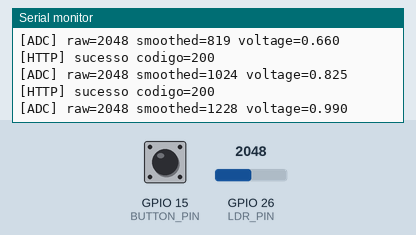
The sketch below on a simulated ESP32. Parts: the last lines printed to the serial monitor. The inputs (shaded band) are chosen by the test bench; at power-on: GPIO 26 (LDR_PIN) = 2048, GPIO 15 (BUTTON_PIN) HIGH (analog values on the 0–4095 scale). WiFi joins after 1.5 s; servers stay silent unless stated; network time is answered at once with the bench clock; uploads are accepted with an empty reply; the local clock reads 2024-03-15 10:24:30 at power-on unless the sketch sets it.

Above: at 2.8 s.
2.9 s: GPIO 26 (LDR_PIN) set to 2866
At 3.11 s:
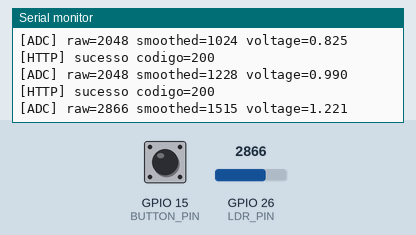
4.4 s: GPIO 26 (LDR_PIN) set to 3603
At 4.44 s:
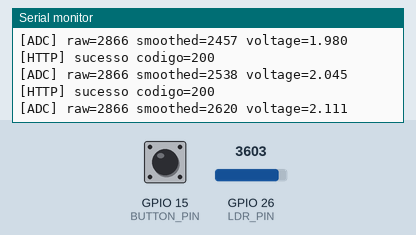
Timing chart, 0 to 7.4 s (numbered marks = the images above; inputs shaded):
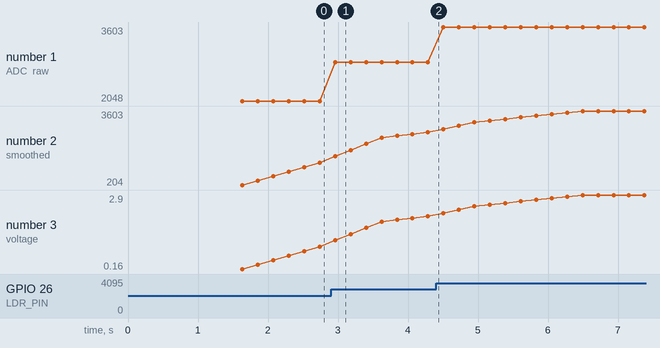

The sketch:

firmware.ino
```cpp
#include <WiFi.h>
#include <HTTPClient.h>
#include <WiFiUdp.h>
#include <NTPClient.h>
#include <time.h>
#include <stdio.h>

// Network configuration
const char* WIFI_SSID = "SHARE-RESIDENTE";
const char* WIFI_PASSWORD = "Share@residente23";
const char* API_URL = "http://10.254.18.187:8080/telemetry";

// Device and telemetry configuration
const int DEVICE_ID = 1;
const unsigned long WIFI_RECONNECT_INTERVAL_MS = 5000;
const unsigned long NTP_UPDATE_INTERVAL_MS = 60000;

// GPIO configuration
const int BUTTON_PIN = 15;
const int LDR_PIN = 26;

// ADC smoothing configuration
const int ADC_RESOLUTION_BITS = 12;
const int ADC_MAX_VALUE = 4095;
const float ADC_REF_VOLTAGE = 3.3f;
const int MOVING_WINDOW = 10;

// Debounce configuration
const unsigned long DEBOUNCE_US = 50000; // 50ms

volatile bool buttonInterruptFlag = false;
volatile unsigned long lastButtonInterruptUs = 0;
int lastButtonStableState = LOW;

int readings[MOVING_WINDOW];
int readIndex = 0;
long runningTotal = 0;
int smoothedRaw = 0;

unsigned long lastWifiReconnectMs = 0;

WiFiUDP ntpUDP;
NTPClient timeClient(ntpUDP, "pool.ntp.org", 0, NTP_UPDATE_INTERVAL_MS);

void handleButtonInterrupt();
void connectToWifi(bool blocking);
void ensureWifiConnected();
void syncClockIfNeeded(bool force);
void updateAnalogMovingAverage();
float adcRawToVoltage(int rawValue);
void buildRFC3339Timestamp(char* out, size_t outSize);
void buildTelemetryPayload(char* out, size_t outSize, const char* sensorType, const char* readingType, float value);
bool postSensorData(const char* payload);
void registerButtonEventIfNeeded();

void setup() {
  Serial.begin(115200);

  pinMode(BUTTON_PIN, INPUT_PULLUP);
  pinMode(LDR_PIN, INPUT);
  analogReadResolution(ADC_RESOLUTION_BITS);
  lastButtonStableState = digitalRead(BUTTON_PIN);

  for (int i = 0; i < MOVING_WINDOW; i++) {
    readings[i] = 0;
  }

  attachInterrupt(digitalPinToInterrupt(BUTTON_PIN), handleButtonInterrupt, CHANGE);
  connectToWifi(true);
  timeClient.begin();
  syncClockIfNeeded(true);
}

void loop() {
  ensureWifiConnected();
  syncClockIfNeeded(false);

  updateAnalogMovingAverage();
  char analogPayload[220];
  buildTelemetryPayload(analogPayload, sizeof(analogPayload), "ldr_sensor", "analogica", adcRawToVoltage(smoothedRaw));
  if (!postSensorData(analogPayload)) {
    Serial.println("[HTTP] falha no envio da telemetria analogica");
  }

  registerButtonEventIfNeeded();
  delay(20);
}

void handleButtonInterrupt() {
  unsigned long nowUs = micros();
  if (nowUs - lastButtonInterruptUs >= DEBOUNCE_US) {
    lastButtonInterruptUs = nowUs;
    buttonInterruptFlag = true;
  }
}

void connectToWifi(bool blocking) {
  Serial.print("[WIFI] conectando em ");
  Serial.println(WIFI_SSID);

  WiFi.begin(WIFI_SSID, WIFI_PASSWORD);

  if (!blocking) {
    return;
  }

  unsigned long startedAt = millis();
  while (WiFi.status() != WL_CONNECTED && millis() - startedAt < 20000) {
    delay(400);
    Serial.print(".");
  }

  if (WiFi.status() == WL_CONNECTED) {
    Serial.println("\n[WIFI] conectado");
    Serial.print("[WIFI] IP: ");
    Serial.println(WiFi.localIP());
  } else {
    Serial.println("\n[WIFI] falha inicial, tentara novamente no loop");
  }
}

void ensureWifiConnected() {
  if (WiFi.status() == WL_CONNECTED) {
    return;
  }

  unsigned long now = millis();
  if (now - lastWifiReconnectMs < WIFI_RECONNECT_INTERVAL_MS) {
    return;
  }

  lastWifiReconnectMs = now;
  Serial.println("[WIFI] desconectado, tentando reconectar...");
  WiFi.disconnect();
  connectToWifi(false);
}

void updateAnalogMovingAverage() {
  runningTotal -= readings[readIndex];

  int raw = analogRead(LDR_PIN);
  readings[readIndex] = raw;
  runningTotal += readings[readIndex];

  readIndex++;
  if (readIndex >= MOVING_WINDOW) {
    readIndex = 0;
  }

  smoothedRaw = runningTotal / MOVING_WINDOW;

  Serial.print("[ADC] raw=");
  Serial.print(raw);
  Serial.print(" smoothed=");
  Serial.print(smoothedRaw);
  Serial.print(" voltage=");
  Serial.println(adcRawToVoltage(smoothedRaw), 3);
}

float adcRawToVoltage(int rawValue) {
  return (rawValue * ADC_REF_VOLTAGE) / ADC_MAX_VALUE;
}

bool postSensorData(const char* payload) {
  if (WiFi.status() != WL_CONNECTED) {
    return false;
  }

  HTTPClient http;
  http.begin(API_URL);
  http.addHeader("Content-Type", "application/json");
  int responseCode = http.POST(payload);
  http.end();

  if (responseCode >= 200 && responseCode < 300) {
    Serial.print("[HTTP] sucesso codigo=");
    Serial.println(responseCode);
    return true;
  }

  Serial.print("[HTTP] falha codigo=");
  Serial.println(responseCode);
  return false;
}

void syncClockIfNeeded(bool force) {
  if (WiFi.status() != WL_CONNECTED) {
    return;
  }

  static unsigned long lastNtpSyncMs = 0;
  bool shouldUpdate = force || (millis() - lastNtpSyncMs >= NTP_UPDATE_INTERVAL_MS);
  if (!shouldUpdate) {
    return;
  }

  if (timeClient.update() || timeClient.forceUpdate()) {
    lastNtpSyncMs = millis();
    Serial.println("[NTP] relogio sincronizado");
  } else {
    Serial.println("[NTP] falha ao sincronizar relogio");
  }
}

void buildRFC3339Timestamp(char* out, size_t outSize) {
  unsigned long epoch = timeClient.getEpochTime();
  if (epoch == 0) {
    snprintf(out, outSize, "1970-01-01T00:00:00Z");
    return;
  }

  time_t now = (time_t)epoch;
  struct tm utcTime;
  gmtime_r(&now, &utcTime);
  strftime(out, outSize, "%Y-%m-%dT%H:%M:%SZ", &utcTime);
}

void buildTelemetryPayload(char* out, size_t outSize, const char* sensorType, const char* readingType, float value) {
  char timestamp[32];
  buildRFC3339Timestamp(timestamp, sizeof(timestamp));

  snprintf(
    out,
    outSize,
    "{\"device_id\":%d,\"timestamp\":\"%s\",\"sensor_type\":\"%s\",\"reading_type\":\"%s\",\"value\":%.4f}",
    DEVICE_ID,
    timestamp,
    sensorType,
    readingType,
    value
  );
}

void registerButtonEventIfNeeded() {
  bool shouldProcess = false;
  noInterrupts();
  if (buttonInterruptFlag) {
    buttonInterruptFlag = false;
    shouldProcess = true;
  }
  interrupts();

  if (!shouldProcess) {
    return;
  }

  int currentState = digitalRead(BUTTON_PIN);
  if (currentState != lastButtonStableState) {
    lastButtonStableState = currentState;

    float value = (currentState == LOW) ? 1.0f : 0.0f;
    char payload[220];
    buildTelemetryPayload(payload, sizeof(payload), "push_button", "discreta", value);

    if (!postSensorData(payload)) {
      Serial.println("[HTTP] falha no envio da telemetria digital");
    }
  }
}
```

Measured:
- after the input at 2.9 s, the serial monitor: prints a new line after 0.06 s (image 1)
- plotted number 1: 2048 → 2866 after the input at 2.9 s, 2866 → 3603 after the input at 4.4 s
- plotted number 2: 1228 → 2620 after the input at 2.9 s, 2620 → 3603 after the input at 4.4 s
- plotted number 3: 0.99 → 2.11 after the input at 2.9 s, 2.11 → 2.9 after the input at 4.4 s
